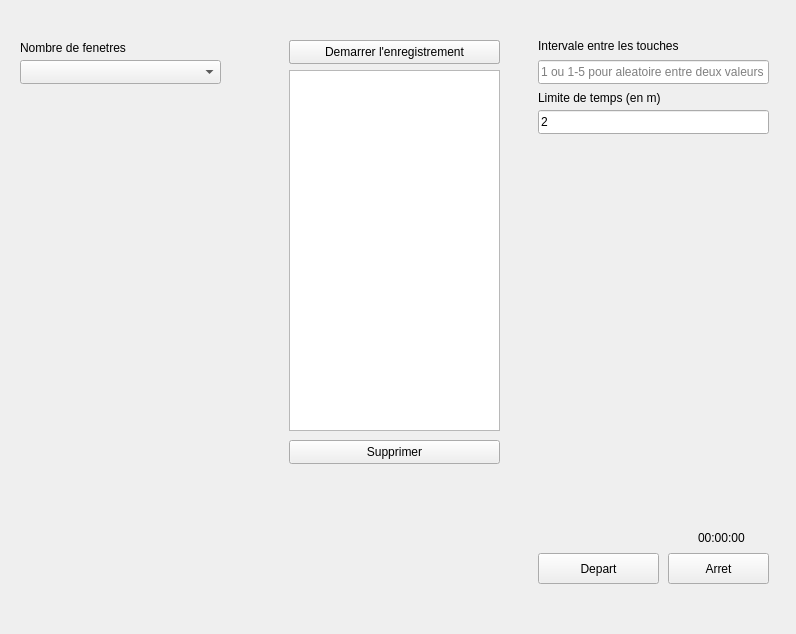
<?xml version="1.0" encoding="UTF-8"?>
<ui version="4.0">
 <class>MainWindow</class>
 <widget class="QMainWindow" name="MainWindow">
  <property name="geometry">
   <rect>
    <x>0</x>
    <y>0</y>
    <width>796</width>
    <height>634</height>
   </rect>
  </property>
  <property name="windowTitle">
   <string>MainWindow</string>
  </property>
  <widget class="QWidget" name="centralwidget">
   <widget class="QWidget" name="horizontalLayoutWidget">
    <property name="geometry">
     <rect>
      <x>10</x>
      <y>30</y>
      <width>771</width>
      <height>561</height>
     </rect>
    </property>
    <layout class="QHBoxLayout" name="horizontalLayout">
     <item>
      <widget class="QWidget" name="left" native="true">
       <widget class="QLabel" name="label">
        <property name="geometry">
         <rect>
          <x>10</x>
          <y>10</y>
          <width>171</width>
          <height>16</height>
         </rect>
        </property>
        <property name="text">
         <string>Nombre de fenetres</string>
        </property>
       </widget>
       <widget class="QComboBox" name="winNum">
        <property name="geometry">
         <rect>
          <x>10</x>
          <y>30</y>
          <width>201</width>
          <height>24</height>
         </rect>
        </property>
       </widget>
      </widget>
     </item>
     <item>
      <widget class="QWidget" name="middle" native="true">
       <widget class="QPushButton" name="startRecordButton">
        <property name="geometry">
         <rect>
          <x>20</x>
          <y>10</y>
          <width>211</width>
          <height>24</height>
         </rect>
        </property>
        <property name="text">
         <string>Demarrer l'enregistrement</string>
        </property>
       </widget>
       <widget class="QPushButton" name="stopRecordButton">
        <property name="enabled">
         <bool>true</bool>
        </property>
        <property name="geometry">
         <rect>
          <x>20</x>
          <y>10</y>
          <width>211</width>
          <height>24</height>
         </rect>
        </property>
        <property name="text">
         <string>Arreter l'enregistrement</string>
        </property>
       </widget>
       <widget class="QListView" name="keyListView">
        <property name="geometry">
         <rect>
          <x>20</x>
          <y>40</y>
          <width>211</width>
          <height>361</height>
         </rect>
        </property>
       </widget>
       <widget class="QPushButton" name="deleteKey">
        <property name="geometry">
         <rect>
          <x>20</x>
          <y>410</y>
          <width>211</width>
          <height>24</height>
         </rect>
        </property>
        <property name="text">
         <string>Supprimer</string>
        </property>
       </widget>
       <zorder>stopRecordButton</zorder>
       <zorder>startRecordButton</zorder>
       <zorder>keyListView</zorder>
       <zorder>deleteKey</zorder>
      </widget>
     </item>
     <item>
      <widget class="QWidget" name="right" native="true">
       <widget class="QLabel" name="label_2">
        <property name="geometry">
         <rect>
          <x>10</x>
          <y>0</y>
          <width>141</width>
          <height>31</height>
         </rect>
        </property>
        <property name="text">
         <string>Intervale entre les touches</string>
        </property>
       </widget>
       <widget class="QLineEdit" name="interval">
        <property name="geometry">
         <rect>
          <x>10</x>
          <y>30</y>
          <width>231</width>
          <height>24</height>
         </rect>
        </property>
        <property name="text">
         <string/>
        </property>
        <property name="placeholderText">
         <string>1 ou 1-5 pour aleatoire entre deux valeurs</string>
        </property>
       </widget>
       <widget class="QLabel" name="label_3">
        <property name="geometry">
         <rect>
          <x>10</x>
          <y>60</y>
          <width>131</width>
          <height>16</height>
         </rect>
        </property>
        <property name="text">
         <string>Limite de temps (en m)</string>
        </property>
       </widget>
       <widget class="QLineEdit" name="limit">
        <property name="geometry">
         <rect>
          <x>10</x>
          <y>80</y>
          <width>231</width>
          <height>24</height>
         </rect>
        </property>
        <property name="text">
         <string>2</string>
        </property>
       </widget>
       <widget class="QPushButton" name="startButton">
        <property name="geometry">
         <rect>
          <x>10</x>
          <y>523</y>
          <width>121</width>
          <height>31</height>
         </rect>
        </property>
        <property name="text">
         <string>Depart</string>
        </property>
       </widget>
       <widget class="QPushButton" name="stopButton">
        <property name="geometry">
         <rect>
          <x>140</x>
          <y>523</y>
          <width>101</width>
          <height>31</height>
         </rect>
        </property>
        <property name="text">
         <string>Arret</string>
        </property>
       </widget>
       <widget class="QLabel" name="remainingTime">
        <property name="geometry">
         <rect>
          <x>170</x>
          <y>500</y>
          <width>49</width>
          <height>16</height>
         </rect>
        </property>
        <property name="text">
         <string>00:00:00</string>
        </property>
       </widget>
      </widget>
     </item>
    </layout>
   </widget>
  </widget>
  <widget class="QMenuBar" name="menubar">
   <property name="geometry">
    <rect>
     <x>0</x>
     <y>0</y>
     <width>796</width>
     <height>21</height>
    </rect>
   </property>
  </widget>
 </widget>
 <resources/>
 <connections/>
</ui>
